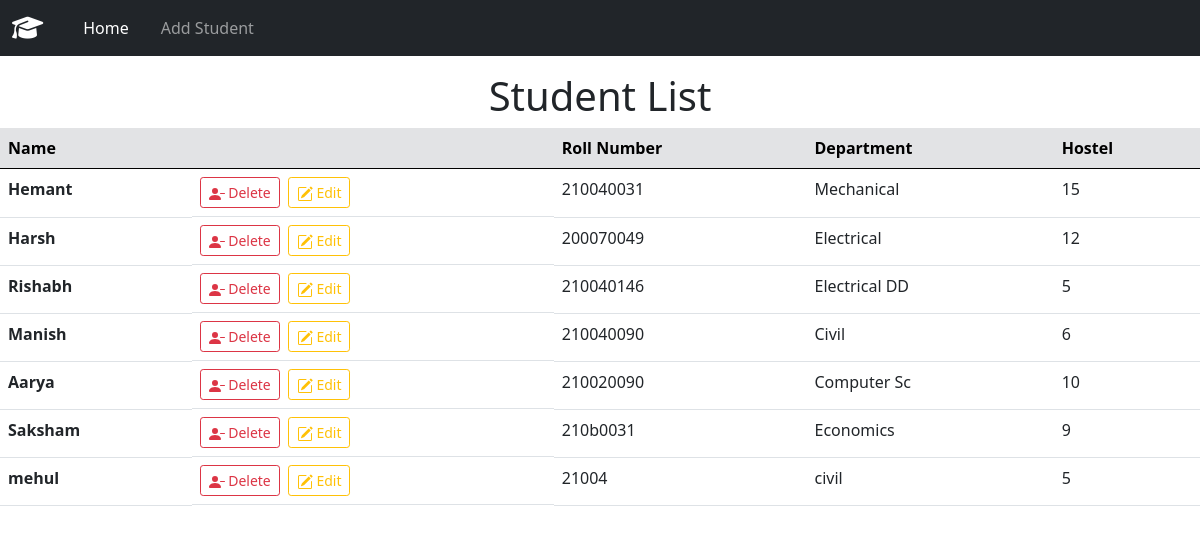
The page / on the database its author committed.
### student/models.py (models this page shows, shortened)
class Student(models.Model):
    name = models.CharField(max_length=50)
    rollNo = models.CharField(max_length=10)
    department = models.CharField(max_length=20)
    hostel = models.PositiveIntegerField()

### student/views.py (the view)
# urls.py: path('', views.index, name='index'),
def index(request):
    return render(request, 'index.html', {
        'students': Student.objects.all()
    })

### student/templates/index.html (shortened to what this page needs)
{% extends 'base.html' %}
{% block content %}
    <h1 class="text-center mt-3">Student List</h1>
    <table class="table table-hover">
        <thead>
          <tr class="table-secondary">
            <th scope="col">Name</th>
            <th scope="col"> </th>
            <th scope="col">Roll Number</th>
            <th scope="col">Department</th>
            <th scope="col">Hostel</th>
          </tr>
        </thead>
        <tbody>
          {% for student in students %}
            <tr>
                <th scope="row">{{ student.name }} </th>
                <td style="display: flex; flex-direction: row;">
                    <form action="{% url 'delete' student.id %}" method="POST">
                    <button type="submit" class="btn btn-outline-danger btn-sm me-2" data-bs-target="#delete({student.id})"><svg xmlns="http://www.w3.org/2000/svg" width="16" height="16" fill="currentColor" class="bi bi-person-dash-fill" viewBox="0 0 16 16">
                    <path fill-rule="evenodd" d="M11 7.5a.5.5 0 0 1 .5-.5h4a.5.5 0 0 1 0 1h-4a.5.5 0 0 1-.5-.5z"/>
                    <path d="M1 14s-1 0-1-1 1-4 6-4 6 3 6 4-1 1-1 1H1zm5-6a3 3 0 1 0 0-6 3 3 0 0 0 0 6z"/>
                    </svg> Delete </button>
                    </form>
                    <form action="{% url 'edit' student.id %}" method="POST">
                    <button type="submit" class="btn btn-outline-warning btn-sm" data-bs-target="#edit({student.id})"> Edit </button>
                    </form>
                </td>
                <td>{{ student.rollNo }}</td>
                <td>{{ student.department }}</td>
                <td>{{ student.hostel }}</td>
            </tr>
          {% endfor %}
        </tbody>
      </table>
{% endblock %}

### student/templates/base.html (shortened to what this page needs)
<!DOCTYPE html>
<html>
<head>
    <link rel="stylesheet" href="https://cdnjs.cloudflare.com/ajax/libs/font-awesome/6.4.0/css/all.min.css" />
    <link href="https://cdn.jsdelivr.net/npm/bootstrap@5.0.2/dist/css/bootstrap.min.css" rel="stylesheet">
<body>
    <nav class="navbar navbar-expand-lg navbar-dark bg-dark">
        <div class="container-fluid">
            <a class="navbar-brand" href="{% url 'index' %}"><i class="fa-solid fa-graduation-cap fa-lg"></i></a>
            <div class="collapse navbar-collapse" id="navbarColor02">
                <ul class="navbar-nav me-auto">
                    <li class="nav-item">
                        <a class="nav-link active ms-3 me-3" href="{% url 'index' %}">Home
                        </a>
                    </li>
                    <li class="nav-item">
                        <a class="nav-link me-3" href="{% url 'add' %}">Add Student</a>
                    </li>
                </ul>
        </div>
        </div>
    </nav>
    {% block content %}
    {% endblock %}
</body>
</head>
</html>

### rows shown on the page
Student: name "Hemant", rollNo "210040031", department "Mechanical", hostel "15"
Student: name "Harsh", rollNo "200070049", department "Electrical", hostel "12"
Student: name "Rishabh", rollNo "210040146", department "Electrical DD", hostel "5"
Student: name "Manish", rollNo "210040090", department "Civil", hostel "6"
Student: name "Aarya", rollNo "210020090", department "Computer Sc", hostel "10"
Student: name "Saksham", rollNo "210b0031", department "Economics", hostel "9"
Student: name "mehul", rollNo "21004", department "civil", hostel "5"
